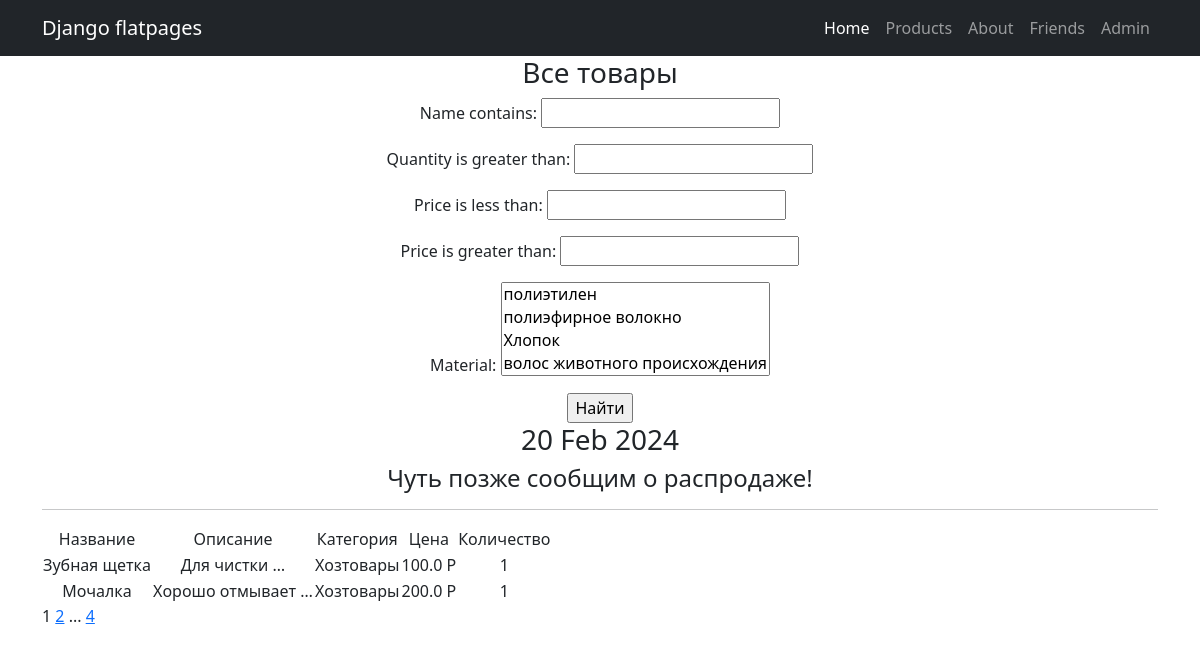
Before: /products/ with the older database file.
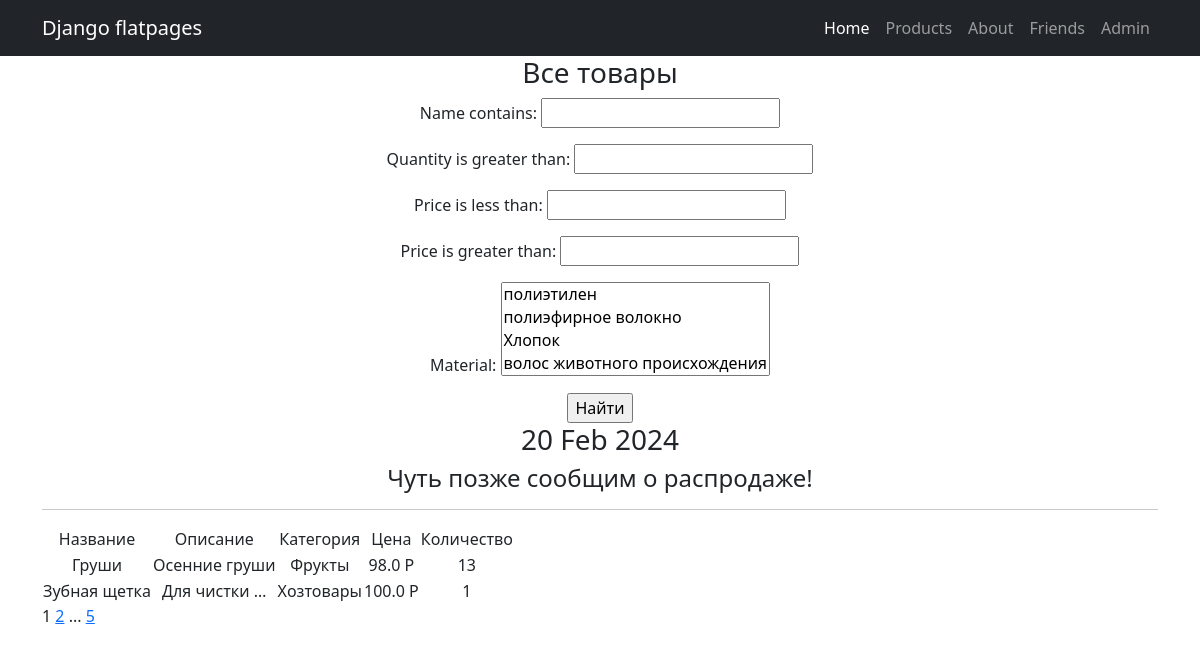
After: the same page with the newer database file.
### simpleapp/models.py (models this page shows, shortened)
class Product(models.Model):
    name = models.CharField(max_length=50, unique=True)
    description = models.TextField()
    quantity = models.IntegerField(validators=[MinValueValidator(0)],)
    category = models.ForeignKey(to='Category', on_delete=models.CASCADE, related_name='products')
    price = models.FloatField(validators=[MinValueValidator(0.0)],)
    def __str__(self):
        return f'{self.name} {self.quantity}'

class Category(models.Model):
    name = models.CharField(max_length=100, unique=True) # Категория, к которой будет привязываться товар

### simpleapp/views.py (the view)
# urls.py: path('', ProductList.as_view(), name='product_list'),
class ProductList(ListView):
    model = Product    # Указываем модель, объекты которой мы будем выводить
    ordering = 'name'  # Поле, которое будет использоваться для сортировки объектов
    template_name = 'products.html'  # Указываем имя шаблона
    context_object_name = 'products' # Это имя списка, в котором будут лежать все объекты.
    paginate_by = 2  # вот так мы можем указать количество записей на странице
    def get_queryset(self):
        queryset = super().get_queryset()
        self.filterset = ProductFilter(self.request.GET, queryset)
        return self.filterset.qs
    def get_context_data(self, **kwargs):
        context = super().get_context_data(**kwargs)
        context['time_now'] = datetime.utcnow()
        context['next_sale'] = None
        context['filterset'] = self.filterset
        return context

### simpleapp/models.py (called while the page is built)
    def __str__(self):
        return f'{self.name}'

### simpleapp/templatetags/custom_filters.py (called while the page is built)
@register.filter()
def currency(value, code='rub'):
   postfix = CURRENCIES_SYMBOLS[code]
   return f'{value} {postfix}'  # Р (был ранее)

### simpleapp/templatetags/custom_tags.py (called while the page is built)
@register.simple_tag()
def current_time(format_string='%d %b %Y'):    # b -  прописной месяц
   return datetime.utcnow().strftime(format_string)

@register.simple_tag(takes_context=True)
def url_replace(context, **kwargs):
   d = context['request'].GET.copy()
   for k, v in kwargs.items():
       d[k] = v
   return d.urlencode()

### templates/products.html (shortened to what this page needs)
{% extends "flatpages/base.html" %}
{% load custom_filters %}
{% load custom_tags %}
{% block content %}
    <b><h3>Все товары</h3></b>
   <form action="" method="get">
       {{ filterset.form.as_p }}
       <input type="submit" value="Найти" />
   </form>
        <h3>{% current_time '%d %b %Y' %}</h3>
        <h4> {{ next_sale|default_if_none:"Чуть позже сообщим о распродаже!" }} </h4>
        <hr>
        {% if products %}
            <table>
                <tr>
                    <td> Название </td>
                    <td> Описание </td>
                    <td> Категория </td>
                    <td> Цена </td>
                    <td> Количество </td>
                </tr>
                    {% for product in products %}
                <tr>
                    <td> {{ product.name }} </td>
                    <td> {{ product.description|truncatewords:2 }} </td>
                    <td> {{ product.category.name }} </td>
                    <td> {{ product.price|currency:'rub' }} </td>
                    <td> {{ product.quantity }} </td>
                </tr>
                    {% endfor %}
            </table>
        {% else %}
            <h3>Товаров нет!</h3>
        {% endif %}
<div class="pagination">
    <span class="step-links">
   <span class="current">
    {{ page_obj.number }}
   </span>
{% if page_obj.has_next %}
       <a href="?{% url_replace page=page_obj.next_page_number%}">{{ page_obj.next_page_number }}</a>
       {% if paginator.num_pages != page_obj.next_page_number %}
           ...
           <a href="?{% url_replace page=page_obj.paginator.num_pages %}">{{ page_obj.paginator.num_pages }}</a>
       {% endif %}
   {% endif %}
    </span>
</div>
{% endblock content %}

Changed rows visible on the page:
no longer on this page (row unchanged): Product: name "Мочалка", description "Хорошо отмывает …", category.name "Хозтовары", price "200.0 Р", quantity "1"
added Product: name "Груши", description "Осенние груши", category.name "Фрукты", price "98.0 Р", quantity "13"
Other visible differences:
{{ page_obj.paginator.num_pages }}: "4" → "5"
